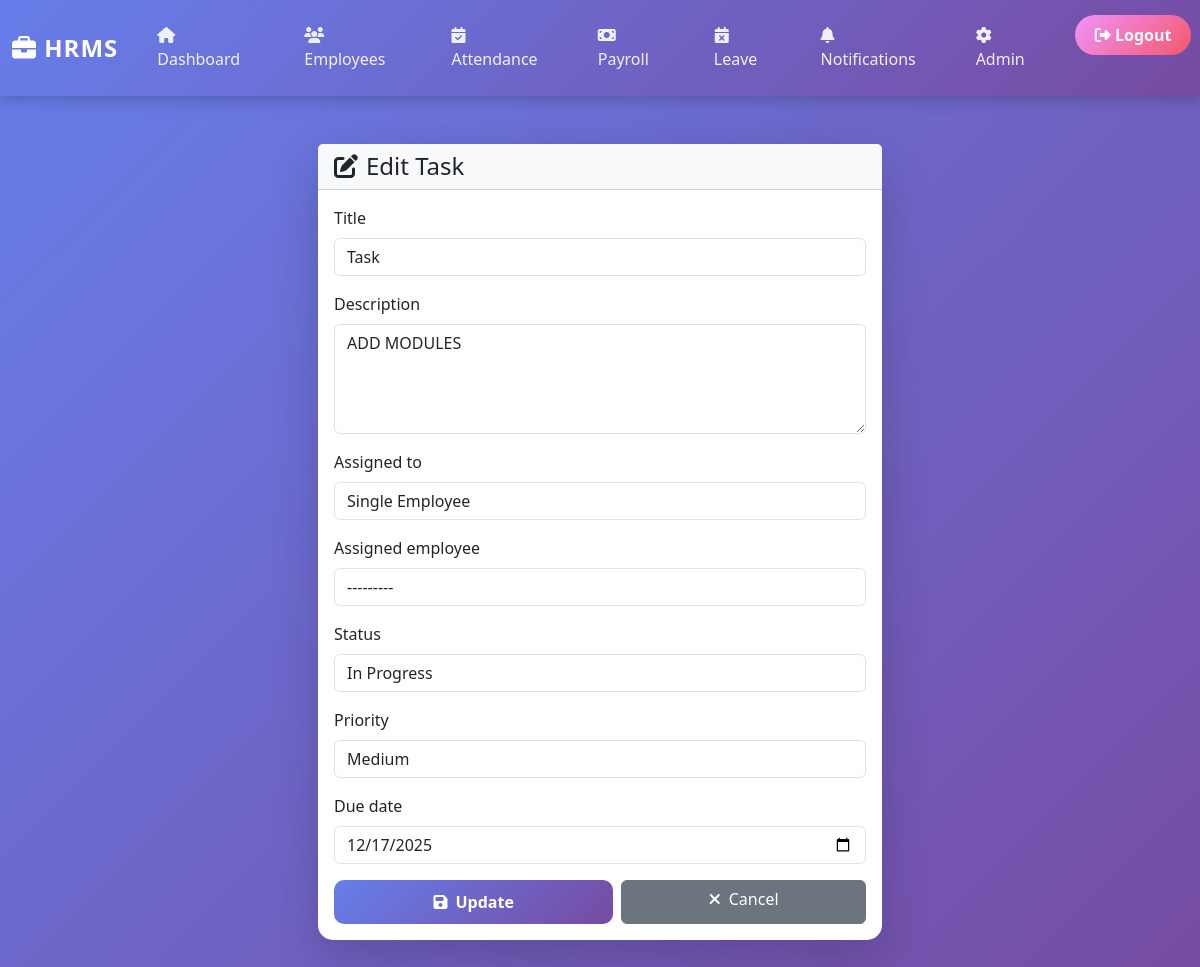
Screenshot of /task/edit/1/ (signed in) with the database file from the repository.
### task/models.py (models this page shows, shortened)
class Task(models.Model):
    STATUS_CHOICES = [
        ('pending', 'Pending'),
        ('in_progress', 'In Progress'),
        ('completed', 'Completed'),
    ]
    ASSIGNMENT_CHOICES = [
        ('single', 'Single Employee'),
        ('team', 'Team'),
        ('admin', 'Admin'),
    ]
    PRIORITY_CHOICES = [
        ('low', 'Low'),
        ('medium', 'Medium'),
        ('high', 'High'),
    ]
    title = models.CharField(max_length=200, default='Task')
    description = models.TextField(default='')
    assigned_to = models.CharField(max_length=20, choices=ASSIGNMENT_CHOICES, default='single')
    assigned_employee = models.ForeignKey(Employee, on_delete=models.SET_NULL, null=True, blank=True, help_text="For single assignment")
    status = models.CharField(max_length=20, choices=STATUS_CHOICES, default='pending')
    priority = models.CharField(max_length=20, choices=PRIORITY_CHOICES, default='medium')
    due_date = models.DateField(default=timezone.now)
    created_at = models.DateTimeField(auto_now_add=True)
    updated_at = models.DateTimeField(auto_now=True)
    class Meta:
        verbose_name_plural = "Tasks"

### task/views.py (the view)
# urls.py: path('edit/<int:task_id>/', views.edit_task, name='edit_task'),
@login_required
def edit_task(request, task_id):
    task = get_object_or_404(Task, id=task_id)
    if request.method == 'POST':
        form = TaskForm(request.POST, instance=task)
        if form.is_valid():
            form.save()
            return redirect('task:task_list')
    else:
        form = TaskForm(instance=task)
    return render(request, 'task/edit_task.html', {'form': form, 'task': task})

### task/forms.py
class TaskForm(forms.ModelForm):
    assigned_employee = forms.ModelChoiceField(
        queryset=Employee.objects.all(),
        required=False,
        widget=forms.Select(attrs={
            'class': 'form-control',
            'id': 'assigned_employee',
            'data-placeholder': 'Select Employee (only for single assignment)'
        })
    )
    class Meta:
        model = Task
        fields = ['title', 'description', 'assigned_to', 'assigned_employee', 'status', 'priority', 'due_date']
        widgets = {
            'title': forms.TextInput(attrs={'class': 'form-control', 'placeholder': 'Task Title'}),
            'description': forms.Textarea(attrs={'class': 'form-control', 'placeholder': 'Task Description', 'rows': 4}),
            'assigned_to': forms.Select(attrs={'class': 'form-control', 'id': 'assignment_type'}),
            'status': forms.Select(attrs={'class': 'form-control'}),
            'priority': forms.Select(attrs={'class': 'form-control'}),
            'due_date': forms.DateInput(attrs={'class': 'form-control', 'type': 'date'}),
        }

### employees/models.py (called while the page is built)
    def __str__(self):
        return self.name

### templates/task/edit_task.html (shortened to what this page needs)
{% extends 'base.html' %}
{% block content %}
<div class="container mt-5">
    <div class="row justify-content-center">
        <div class="col-md-6">
            <div class="card shadow-lg border-0" style="border-top: 4px solid #667eea;">
                <div class="card-header bg-light">
                    <h4 class="mb-0"><i class="fas fa-edit me-2"></i>Edit Task</h4>
                </div>
                <div class="card-body">
                    <form method="post">
                        {% for field in form %}
                            <div class="mb-3">
                                <label for="{{ field.id_for_label }}" class="form-label fw-500">{{ field.label }}</label>
                                {{ field }}
                            </div>
                        {% endfor %}
                        <div class="d-flex gap-2">
                            <button type="submit" class="btn btn-primary flex-grow-1">
                                <i class="fas fa-save me-2"></i>Update
                            </button>
                            <a href="{% url 'task:task_list' %}" class="btn btn-secondary flex-grow-1">
                                <i class="fas fa-times me-2"></i>Cancel
                            </a>
                        </div>
                    </form>
                </div>
            </div>
        </div>
    </div>
</div>
{% endblock %}

### employees/templates/base.html (style rules this page uses)
* { margin: 0; padding: 0; box-sizing: border-box; }
body { background: linear-gradient(135deg, #667eea 0%, #764ba2 100%); min-height: 100vh; font-family: 'Segoe UI', Tahoma, Geneva, Verdana, sans-serif; padding-bottom: 50px; }
.container { max-width: 1200px; margin-top: 40px; }
.card { border: none; border-radius: 15px; box-shadow: 0 8px 25px rgba(0,0,0,0.15); transition: transform 0.3s ease, box-shadow 0.3s ease; background: #fff; margin-bottom: 25px; }
.btn-primary { background: linear-gradient(135deg, #667eea 0%, #764ba2 100%); border: none; border-radius: 10px; padding: 10px 25px; font-weight: 600; transition: all 0.3s ease; }

### rows the page displays
Task: form "Task" "ADD MODULES" "Single Employee" "---------" "In Progress" "Medium" "12/17/2025"

### other values shown
{{ field.label }} "Title" "Description" "Assigned to" "Assigned employee" "Status" "Priority" "Due date"
